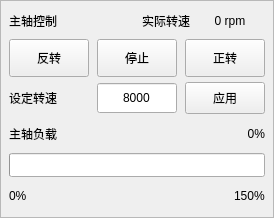
       <widget class="QFrame" name="spindlePanel">
        <property name="minimumSize"><size><width>220</width><height>218</height></size></property>
        <property name="frameShape"><enum>QFrame::StyledPanel</enum></property>
        <layout class="QVBoxLayout" name="spindleControlLayout">
         <property name="spacing"><number>5</number></property><property name="leftMargin"><number>8</number></property><property name="topMargin"><number>7</number></property><property name="rightMargin"><number>8</number></property><property name="bottomMargin"><number>7</number></property>
         <item>
          <layout class="QHBoxLayout" name="spindleHeaderLayout">
           <item><widget class="QLabel" name="spindleControlTitle"><property name="text"><string>主轴控制</string></property></widget></item>
           <item><spacer name="spindleHeaderSpacer"><property name="orientation"><enum>Qt::Horizontal</enum></property><property name="sizeHint" stdset="0"><size><width>20</width><height>10</height></size></property></spacer></item>
           <item><widget class="QLabel" name="spindleSpeedText"><property name="text"><string>实际转速</string></property></widget></item>
           <item><widget class="StatusLabel" name="spindle_speed"><property name="minimumSize"><size><width>70</width><height>26</height></size></property><property name="maximumSize"><size><width>90</width><height>26</height></size></property><property name="alignment"><set>Qt::AlignCenter</set></property><property name="text"><string>0 rpm</string></property><property name="textTemplate" stdset="0"><string>%5.0f rpm</string></property><property name="actual_spindle_speed_status" stdset="0"><bool>true</bool></property></widget></item>
          </layout>
         </item>
         <item>
          <layout class="QHBoxLayout" name="spindleButtonLayout">
           <property name="spacing"><number>8</number></property>
           <item><widget class="QPushButton" name="spindle_rev"><property name="checkable"><bool>true</bool></property><property name="minimumSize"><size><width>58</width><height>38</height></size></property><property name="text"><string>反转</string></property></widget></item>
           <item><widget class="QPushButton" name="spindle_stop"><property name="checkable"><bool>true</bool></property><property name="minimumSize"><size><width>58</width><height>38</height></size></property><property name="text"><string>停止</string></property></widget></item>
           <item><widget class="QPushButton" name="spindle_fwd"><property name="checkable"><bool>true</bool></property><property name="minimumSize"><size><width>58</width><height>38</height></size></property><property name="text"><string>正转</string></property></widget></item>
          </layout>
         </item>
         <item>
          <layout class="QHBoxLayout" name="spindleSpeedSetLayout">
           <property name="spacing"><number>8</number></property>
           <item><widget class="QLabel" name="spindleCommandText"><property name="text"><string>设定转速</string></property></widget></item>
           <item><widget class="QSpinBox" name="spindle_speed_set"><property name="minimumSize"><size><width>72</width><height>32</height></size></property><property name="buttonSymbols"><enum>QAbstractSpinBox::NoButtons</enum></property><property name="alignment"><set>Qt::AlignCenter</set></property><property name="minimum"><number>0</number></property><property name="maximum"><number>24000</number></property><property name="singleStep"><number>100</number></property><property name="value"><number>8000</number></property><property name="toolTip"><string>主轴设定转速，单位 rpm</string></property></widget></item>
           <item><widget class="QPushButton" name="set_spindle_speed"><property name="minimumSize"><size><width>56</width><height>32</height></size></property><property name="text"><string>应用</string></property></widget></item>
          </layout>
         </item>
         <item>
          <layout class="QHBoxLayout" name="spindleLoadHeaderLayout">
           <item><widget class="QLabel" name="spindleLoadText"><property name="text"><string>主轴负载</string></property></widget></item>
           <item><spacer name="spindleLoadHeaderSpacer"><property name="orientation"><enum>Qt::Horizontal</enum></property><property name="sizeHint" stdset="0"><size><width>20</width><height>10</height></size></property></spacer></item>
           <item><widget class="QLabel" name="spindle_load_value"><property name="minimumSize"><size><width>48</width><height>20</height></size></property><property name="alignment"><set>Qt::AlignRight|Qt::AlignTrailing|Qt::AlignVCenter</set></property><property name="text"><string>0%</string></property></widget></item>
          </layout>
         </item>
         <item><widget class="QProgressBar" name="spindle_load_bar"><property name="minimumSize"><size><width>0</width><height>24</height></size></property><property name="maximumSize"><size><width>16777215</width><height>24</height></size></property><property name="minimum"><number>0</number></property><property name="maximum"><number>150</number></property><property name="value"><number>0</number></property><property name="textVisible"><bool>false</bool></property></widget></item>
         <item>
          <layout class="QHBoxLayout" name="spindleLoadScaleLayout">
           <item><widget class="QLabel" name="spindleLoadMinimum"><property name="text"><string>0%</string></property></widget></item>
           <item><spacer name="spindleLoadScaleSpacer"><property name="orientation"><enum>Qt::Horizontal</enum></property><property name="sizeHint" stdset="0"><size><width>20</width><height>10</height></size></property></spacer></item>
           <item><widget class="QLabel" name="spindleLoadMaximum"><property name="text"><string>150%</string></property></widget></item>
          </layout>
         </item>
        </layout>
       </widget>
